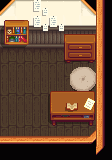

The image is a tile-based game level rendered from a .tmx file. Its description and complete source (layers, tilesets, objects, tile grids) follow:
An orthogonal 7x10 tile map with 16x16 px tiles, 5 tile layers (BackSpouse, FrontSpouse, BuildingsSpouse, AlwaysFrontSpouse, ...), 2 tilesets.

<map version="1.2" tiledversion="2020.04.10" orientation="orthogonal" renderorder="right-down" width="7" height="10" tilewidth="16" tileheight="16" infinite="0" nextlayerid="18" nextobjectid="13">
 <tileset firstgid="1" name="sproomsts" tilewidth="16" tileheight="16" tilecount="1975" columns="25">
  <image source="sproomsts.png" width="400" height="1264" />
 </tileset>
 <tileset firstgid="1976" name="townInterior" tilewidth="16" tileheight="16" tilecount="2176" columns="32">
  <image source="townInterior.png" width="512" height="1088" />
 </tileset>
 <layer id="1" name="BackSpouse" width="7" height="10">
  <data encoding="csv">
2014,2015,2015,2015,2015,2015,0,
2047,2047,2047,2047,2047,2047,0,
2079,2079,2079,2079,2079,2079,0,
1036,1036,1036,1036,1036,1036,0,
1032,1032,1032,1032,1033,1034,0,
1057,1057,1057,1057,1058,1059,0,
1032,1032,1032,1032,1032,1032,0,
1057,1057,1057,1057,1057,1057,0,
1032,1032,1032,1032,1032,1032,0,
0,0,0,0,0,0,0
</data>
 </layer>
 <layer id="3" name="FrontSpouse" width="7" height="10">
  <data encoding="csv">
0,0,2284,0,0,0,0,
0,0,2284,2284,0,0,0,
0,0,0,0,0,0,0,
0,0,0,0,0,0,0,
0,0,0,0,0,0,0,
0,0,0,0,0,0,0,
0,0,0,0,0,0,0,
0,0,0,0,0,0,0,
0,1060,0,1060,0,0,0,
0,0,0,0,0,0,0
</data>
 </layer>
 <layer id="2" name="BuildingsSpouse" width="7" height="10">
  <data encoding="csv">
2014,0,0,0,0,2016,2044,
2508,2509,0,0,0,0,2044,
2540,2541,2079,2079,2591,2592,2044,
0,0,0,0,2623,2624,2044,
0,0,0,0,0,0,2044,
0,0,0,817,818,819,2044,
0,0,0,842,843,844,2044,
0,0,0,867,868,869,2044,
0,0,0,0,0,0,2044,
1976,1976,1976,1976,1976,1976,2143
</data>
 </layer>
 <layer id="4" name="AlwaysFrontSpouse" width="7" height="10">
  <data encoding="csv">
2015,0,0,0,0,2015,0,
0,0,0,0,0,0,0,
0,0,0,0,0,0,0,
0,0,0,0,0,0,0,
0,0,0,0,0,0,0,
0,0,0,0,0,0,0,
0,0,0,0,988,892,0,
0,0,0,0,0,0,0,
2172,2172,2172,2172,2172,2142,0,
0,0,0,0,0,0,0
</data>
 </layer>
 <layer id="5" name="AlwaysFront" width="7" height="10">
  <data encoding="csv">
2014,0,0,0,0,2016,0,
0,0,0,0,0,0,0,
0,0,0,0,0,0,0,
0,0,0,0,0,0,0,
0,0,0,0,0,0,0,
0,0,0,0,0,0,0,
0,0,0,0,0,0,0,
0,0,0,0,0,0,0,
0,0,0,0,0,0,0,
0,0,0,0,0,0,0
</data>
 </layer>
 <objectgroup id="6" name="BackSpouse" locked="1" />
 <objectgroup id="7" name="BuildingsSpouse" locked="1" />
 <objectgroup id="8" name="FrontSpouse" locked="1" />
 <objectgroup id="9" name="AlwaysFrontSpouse" locked="1" />
 <objectgroup id="10" name="AlwaysFront" />
</map>
